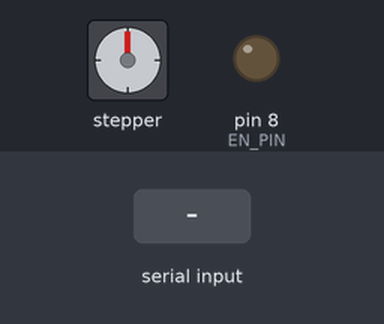
The sketch below on a simulated Arduino Uno, built with avr-gcc and run on an emulated ATmega328P. On the bench: stepper motor, output pins drawn as LEDs (lit = HIGH). The test bench sets the inputs (shaded band). Stepper angles assume 200 steps per turn.

Above: at 1.2 s.
1.3 s: "90,45\n" received over Serial
At 1.8 s:
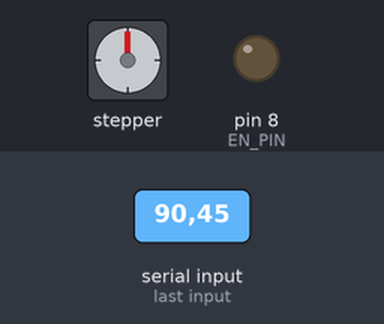
2.8 s: "30,150\n" received over Serial
At 3.1 s:
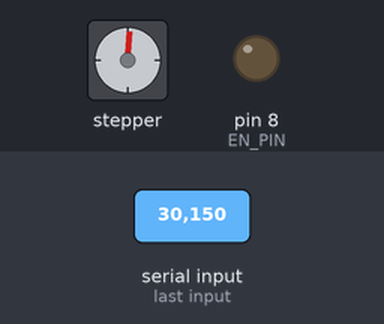
Timing chart, 0 to 5.8 s (numbered marks = the images above; inputs shaded):
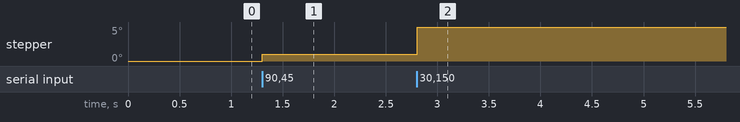

The sketch:

Test-2.ino
```cpp
#include <AccelStepper.h>

// CNC Shield X-Achse Pins
const int X_STEP_PIN = 2;
const int X_DIR_PIN  = 5;
const int EN_PIN     = 8;

// Stepper-Objekt im DRIVER-Modus
AccelStepper stepperX(AccelStepper::DRIVER, X_STEP_PIN, X_DIR_PIN);

void setup() {
  Serial.begin(9600);          // Kommunikation mit Master
  pinMode(EN_PIN, OUTPUT);
  digitalWrite(EN_PIN, LOW);   // Treiber EIN
  stepperX.setMaxSpeed(2000);  // maximale Geschwindigkeit (Schritte/s)
  stepperX.setAcceleration(600);
}

void loop() {
  // Prüfen, ob Daten vom Master angekommen sind
  if (Serial.available()) {
    int potValue = Serial.parseInt(); // Wert 0-1023 lesen

    // Geschwindigkeit berechnen (0-1000 Schritte/s)
    float speed = map(potValue, 0, 1023, 0, 2000);

    // Geschwindigkeit setzen
    stepperX.setSpeed(speed);
  }

  // Stepper laufen lassen
  stepperX.runSpeed();
}
```
